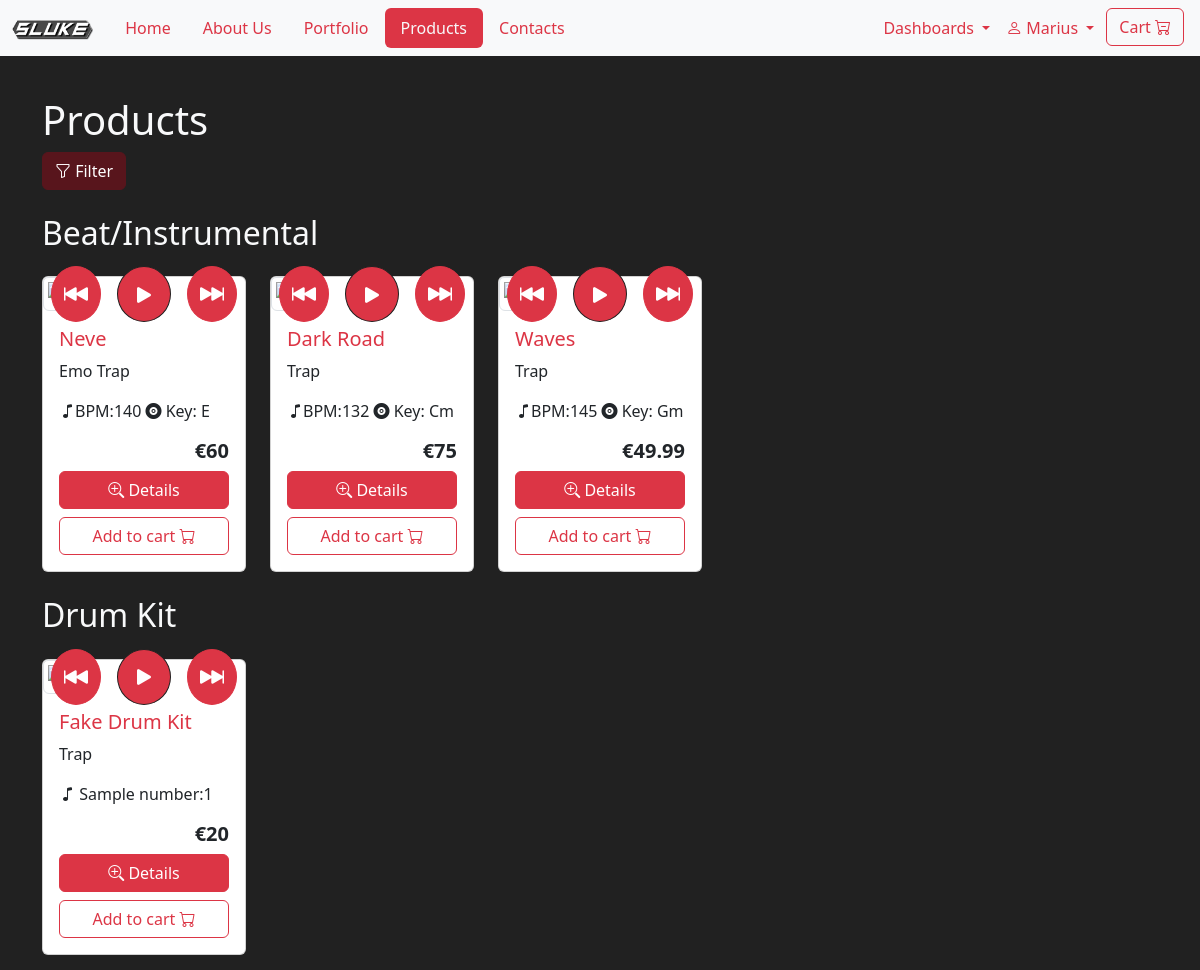
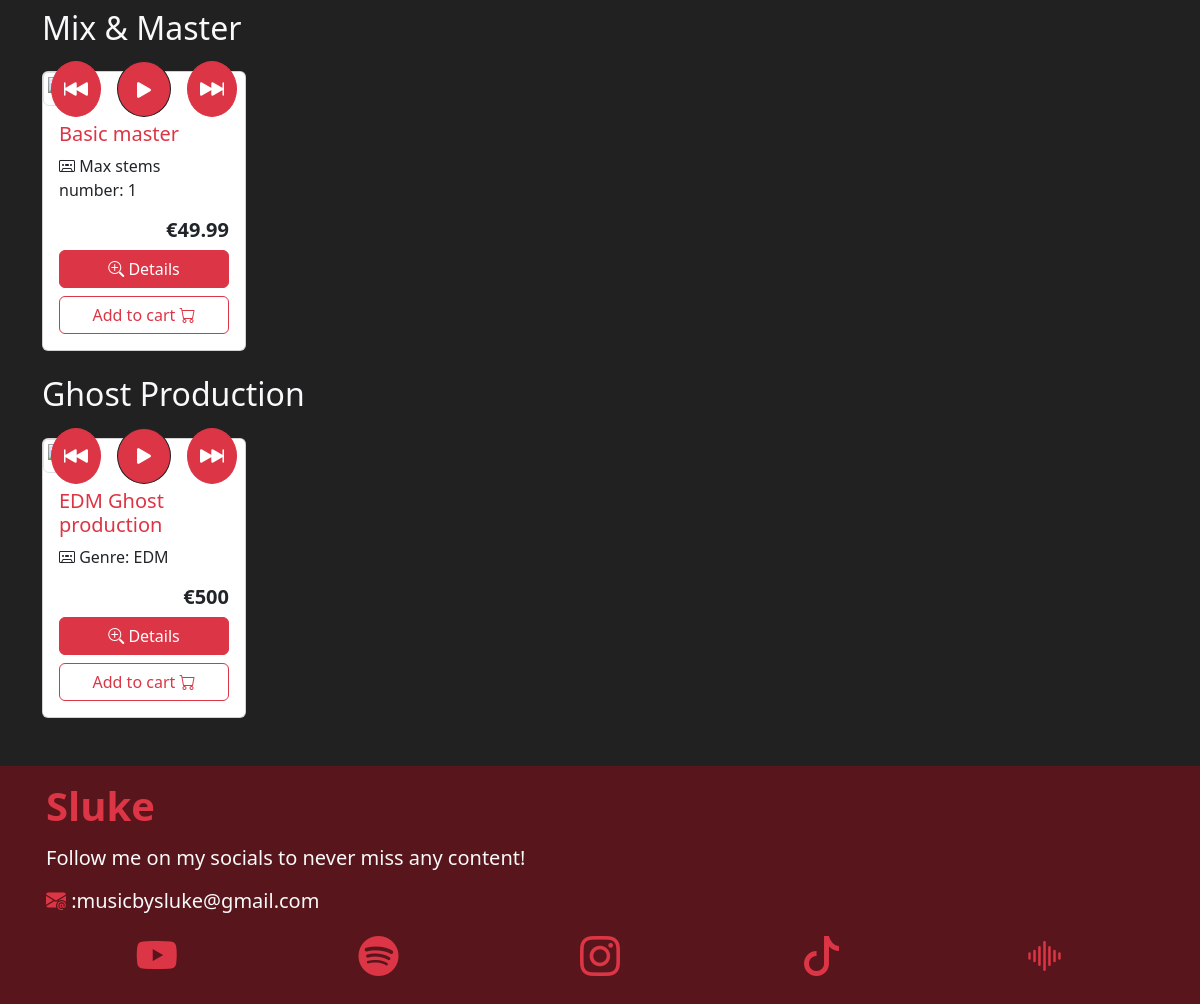
Screenshot of /FRONTEND/products.php (signed in) with the database file from the repository (2 pictures, top to bottom).
### tables this page shows
CREATE TABLE `type` (
  `id` int(11) NOT NULL,
  `name` varchar(20) NOT NULL,
  `descr` text NOT NULL
);

CREATE TABLE `product` (
  `id` varchar(10) NOT NULL,
  `title` varchar(50) NOT NULL,
  `type_id` int(11) NOT NULL,
  `descr` text NOT NULL,
  `bpm` int(11) DEFAULT NULL,
  `tonality` varchar(3) DEFAULT NULL,
  `genre` varchar(20) DEFAULT NULL,
  `num_sample` int(11) DEFAULT NULL,
  `num_tracks` int(11) DEFAULT NULL,
  `audiopath` varchar(255) DEFAULT NULL,
  `productpath` varchar(255) NOT NULL,
  `active` tinyint(1) NOT NULL DEFAULT 0
);

### COMMON/utility.php (the view, shortened to what the rows shown need)
<?php
function spawnProd1($row, $type, $conn)
{
    echo '<div class="col">
    <div class="card h-130 h-lg-150">
                    <div class="thumbnail position-relative">
                            <div class="position-absolute top-50 start-50 translate-middle d-flex gap-3">
                            <button type="button" onclick="rewind' . $row['id'] . '()" class="btn btn-primary border-primary rounded-circle ">
                                <i class="bi bi-skip-backward-fill fs-4"></i>
                            </button>
                            <button type="button" id="' . $row['id'] . 'playButton" onclick="play' . $row['id'] . '()" class="btn btn-primary border-dark rounded-circle ">
                                <i class="bi bi-play-fill fs-3" id="' . $row['id'] . 'playIcon"></i>
                            </button>
                            <button type="button" onclick="forward' . $row['id'] . '()" class="btn btn-primary border-primary rounded-circle ">
                                <i class="bi bi-skip-forward-fill fs-4"></i>
                            </button>
                        </div>
                    </div>
                        function play' . $row['id'] . '() {
                            const audio = document.getElementById("' . $row['id'] . 'audioPlayer");
                            const playButton = document.getElementById("' . $row['id'] . 'playButton");
                            const playIcon = document.getElementById("' . $row['id'] . 'playIcon");
                        function forward' . $row['id'] . '() {
                            const audio = document.getElementById("' . $row['id'] . 'audioPlayer");
                        function rewind' . $row['id'] . '() {
                            const audio = document.getElementById("' . $row['id'] .
        'audioPlayer");
                    <div class="card-body">
                        <h5 class="text-primary card-title ">' . $row['title'] . '</h5>';
    switch (true) {
        case $type == 1:
            echo ' <p class="card-text fw-light fs-6">' . $row['genre'] . '</p>
                    <p class="card-text fw-light fs-6"><i class="bi bi-music-note"></i>BPM:' . $row['bpm'] . '  <i class="bi bi-vinyl-fill"></i> Key: ' . $row['tonality'] . '</p>
            ';
            break;
        case $type == 2 || $type == 3:
            echo ' <p class="card-text fw-light fs-6">' . $row['genre'] . '</p>
                    <p class="card-text fw-light fs-6"><i class="bi bi-music-note"></i> Sample number:' . $row['num_sample'] . '</p>
            ';
            break;
        case $type == 5:
            echo '
                    <p class="card-text fw-light fs-6"><i class="bi bi-cassette"></i> Max stems number: ' . $row['num_tracks'] . '</p>
            ';
            break;
        case $type == 6:
            echo '
                    <p class="card-text fw-light fs-6"><i class="bi bi-cassette"></i> Genre: ' . $row['genre'] . '</p>
            ';
            break;
    }
    echo '              <audio id="' . $row['id'] . 'audioPlayer" class="w-100">
                            <source src="' . $row['audiopath'] . '" type="audio/mpeg">
                        </audio>
                        <h5 class="fw-bold text-end">€' . $row['price'] . '</h5>
                        <div class="d-grid">
                            <button type="button" class="btn btn-primary mb-2" data-bs-toggle="modal" data-bs-target="#' . $row['id'] . 'details">
                            <i class="bi bi-zoom-in"></i> Details</button>
                            <button type="button" id="addToCart1" onclick="addTocart(\'' . $row['id'] . '\',\'add\')" class="btn btn-outline-primary">Add to cart <i class="bi bi-cart"></i></button>
                        </div>
                        <div class="modal fade" id="' . $row['id'] . 'details" data-bs-backdrop="static" data-bs-keyboard="false" tabindex="-1" aria-labelledby="staticBackdropLabel" aria-hidden="true">
                        <div class="modal-dialog modal-dialog-centered modal-lg ">
                            <div class="modal-content">
                                <h1 class="modal-title fs-5" id="staticBackdropLabel">#' . $row['id'] . '</h1>
                            <div class="modal-body" id="modaldetails">
                                    <h4 class="text-light mb-3">' . $row['title'] . '</h4>
                                        <button type="button" onclick="rewindModal' . $row['id'] . '()" class="btn btn-primary border-primary rounded-circle ">
                                        </button>
                                        <button type="button" id="' . $row['id'] . 'playButtonModal" onclick="playModal' . $row['id'] . '()" class="btn btn-primary border-dark rounded-circle ">
                                            <i class="bi bi-play-fill fs-3" id="' . $row['id'] . 'playIconModal"></i>
                                        </button>
                                        <button type="button" onclick="forwardModal' . $row['id'] . '()" class="btn btn-primary border-primary rounded-circle ">
                                        </button>
                                    <input type="range" id="' . $row['id'] . 'timelineModal" class="form-range" value="0" min="0" step="0.1">
                                        const audioModal' . $row['id'] . ' = document.getElementById("' . $row['id'] . 'audioPlayer");
                                        const playButtonModal' . $row['id'] . ' = document.getElementById("' . $row['id'] . 'playButtonModal");
                                        const playIconModal' . $row['id'] . ' = document.getElementById("' . $row['id'] . 'playIconModal");
                                        const timelineModal' . $row['id'] . ' = document.getElementById("' . $row['id'] . 'timelineModal");
                                        function playModal' . $row['id'] . '() {
                                            if (audioModal' . $row['id'] . '.paused) {
                                                audioModal' . $row['id'] . '.play();
                                                playIconModal' . $row['id'] . '.classList.replace("bi-play-fill", "bi-pause-fill");
                                                audioModal' . $row['id'] . '.pause();
                                                playIconModal' . $row['id'] . '.classList.replace("bi-pause-fill", "bi-play-fill");
                                        function forwardModal' . $row['id'] . '() {
                                            audioModal' . $row['id'] . '.currentTime += 10;
                                        function rewindModal' . $row['id'] . '() {
                                            audioModal' . $row['id'] . '.currentTime -= 10;
                                        audioModal' . $row['id'] . '.addEventListener("timeupdate", () => {
                                            timelineModal' . $row['id'] . '.value = audioModal' . $row['id'] . '.currentTime;
                                        audioModal' . $row['id'] . '.addEventListener("loadedmetadata", () => {
                                            timelineModal' . $row['id'] . '.max = audioModal' . $row['id'] . '.duration;
                                        timelineModal' . $row['id'] . '.addEventListener("input", () => {
                                            audioModal' . $row['id'] . '.currentTime = timelineModal' . $row['id'] . '.value;
                                <div class="mb-3">
                                    <div class="row gy-3">
                                     <div class="col-md-6">
                                        <div class="input-group mb-3">
                                            <select id="type_' . $row['id'] . '" class="form-select" disabled id="typeselect">';
    echo '                   </select>
                                    </div>
                                </div>
                                <div class="col-md-6">
                                    <div class="input-group">
                                        <span class="input-group-text">';
    echo '</span>
                                        <input class="form-control" id="genre_' . $row['id'] . '" type="text" disabled value="' . $row['genre'] . '"  aria-label="genre">
                                        </div>
                                        </div>
                                    </div>
                                </div>
                                <div class="mb-3">
                                    <label for="descr" class="form-label">Description</label>
                                    <textarea class="form-control" style="resize:none" disabled id="descr_' . $row['id'] . '" rows="3">' . $row['descr'] . '</textarea>
                                </div>';
    echo '
                                        <div class="text-end ">
                                            <h2 class="tracking-widest"> € ' . $row['price'] . '</h2>
                                        </div>
                            <div class="modal-footer">
                                    <button type="button" id="addToCart2" onclick="addTocart(\'' . $row['id'] . '\',\'add\')" class="btn btn-outline-primary">Add to cart <i class="bi bi-cart"></i></button>
                            </div>
                        </div>
                    </div>
                </div>
            </div>
        </div>
    </div>
</div>';
}

### FRONTEND/products.php (shortened to what the rows shown need)
<?php
include '../COMMON/utility.php';
if (!isset($_SESSION['username'])) {
    $_SESSION['redirect_to'] = $_SERVER['REQUEST_URI'];
    header("Location: ./login.php");
    exit();
} else {
    $conn = dbConnect();
}
?>
<!DOCTYPE html>
<html>
<head>
    <link rel="stylesheet" href="https://cdn.jsdelivr.net/npm/bootstrap-icons@1.11.3/font/bootstrap-icons.min.css">
    <link rel="stylesheet" href="https://code.jquery.com/ui/1.14.1/themes/base/jquery-ui.css">
    <link href="https://cdn.jsdelivr.net/npm/bootstrap@5.3.3/dist/css/bootstrap.min.css" rel="stylesheet">
    <link rel="stylesheet" href="../CSS/style.css">
    <link rel="stylesheet" href="../CSS/extra.css">
</head>
<body class="bg-dark text-light  mt-5 pt-5">
    <div class="container">
        <h1 class="">Products</h1>
        <button type="button" class="btn btn-secondary" type="button" data-bs-toggle="offcanvas" data-bs-target="#filter" aria-controls="offcanvasScrolling">
            <i class="bi bi-funnel"></i> Filter
        </button>
        <?php
        $typequery = 'SELECT * FROM type';
        if (isset($_SESSION['typefilter'])) {
            $typequery .= ' WHERE id=' . $_SESSION['typefilter'] . ';';
        } else {
            $typequery .= ';';
        }
        $stmt1 = $conn->prepare($typequery);
        if ($stmt1->execute()) {
            $result1 = $stmt1->get_result();
            if ($result1->num_rows > 0) {
                while ($row1 = $result1->fetch_array(MYSQLI_ASSOC)) {
                    $stmt2 = $conn->prepare('SELECT product.*, list_prices.price, list_prices.date, list_prices.list_id FROM product JOIN type ON product.type_id = type.id JOIN list_prices ON product.id = list_prices.prod_id WHERE list_prices.price > 0 AND type.name = \'' . $row1['name'] . '\' AND list_prices.date = (
    SELECT MAX(date)
    FROM list_prices
    WHERE list_prices.prod_id = product.id) ' .  (isset($_SESSION['filter']) ? $_SESSION['filter'] : '') . ';');
                    if ($stmt2->execute()) {
                        $result2 = $stmt2->get_result();
                        if ($result2->num_rows > 0) {
                            echo ' <h2 class="my-4">' . $row1['name'] . '</h2>
                        <div class="row row-cols-1 row-cols-sm-2 row-cols-md-3 row-cols-lg-4 row-cols-xl-5  g-4">';
                            while ($row2 = $result2->fetch_array(MYSQLI_ASSOC)) {
                                if ($row2['active']) {
                                    spawnProd1($row2, $row1['id'], $conn);
                                }
                            }
                            echo ' </div>';
                        }
                    }
                }
            } else {
                echo '<h5 class="my-3">type not found</h5>';
                return false;
            }
        } else {
            echo "Error in the connection phase";
            return false;
        }
        ?>
    </div>
    <footer id="social" class="footer bg-secondary mt-5">
        <div class="container p-3">
            <div class="social-links d-flex justify-content-around">
                <a href="https://www.youtube.com/@sluke1547" target="_blank" rel="noopener noreferrer">
                    <h1><i class="bi bi-youtube c"></i></h1>
                </a>
                <a href="https://open.spotify.com/intl-it/artist/4zTNDtXBjnewJ2qIWvdwEe?si=2f29d7a2c37d4520" target="_blank" rel="noopener noreferrer">
                    <h1><i class="bi bi-spotify"></i></h1>
                </a>
                <a href="https://www.instagram.com/musicbysluke" target="_blank" rel="noopener noreferrer">
                    <h1><i class="bi bi-instagram"></i></h1>
                </a>
                <a href="https://www.tiktok.com/@musicbysluke" target="_blank" rel="noopener noreferrer">
                    <h1><i class="bi bi-tiktok"></i></h1>
                </a>
                <a href="https://soundcloud.com/slukemusicc" target="_blank" rel="noopener noreferrer">
                    <h1><i class="bi bi-soundwave"></i></h1>
                </a>
            </div>
        </div>
    </footer>
</body>
</html>

### rows the page displays
type: name "Beat/Instrumental"
product: title "Neve", genre "Emo Trap", bpm "140", tonality "E", price "60"
product: title "Dark Road", genre "Trap", bpm "132", tonality "Cm", price "75"
product: title "Waves", genre "Trap", bpm "145", tonality "Gm", price "49.99"
type: name "Drum Kit"
product: title "Fake Drum Kit", genre "Trap", num_sample "1", price "20"
type: name "Mix & Master"
product: title "Basic master", num_tracks "1", price "49.99"
type: name "Ghost Production"
product: title "EDM Ghost production", genre "EDM", price "500"

### other values shown
$_SESSION['username'] "Marius"
